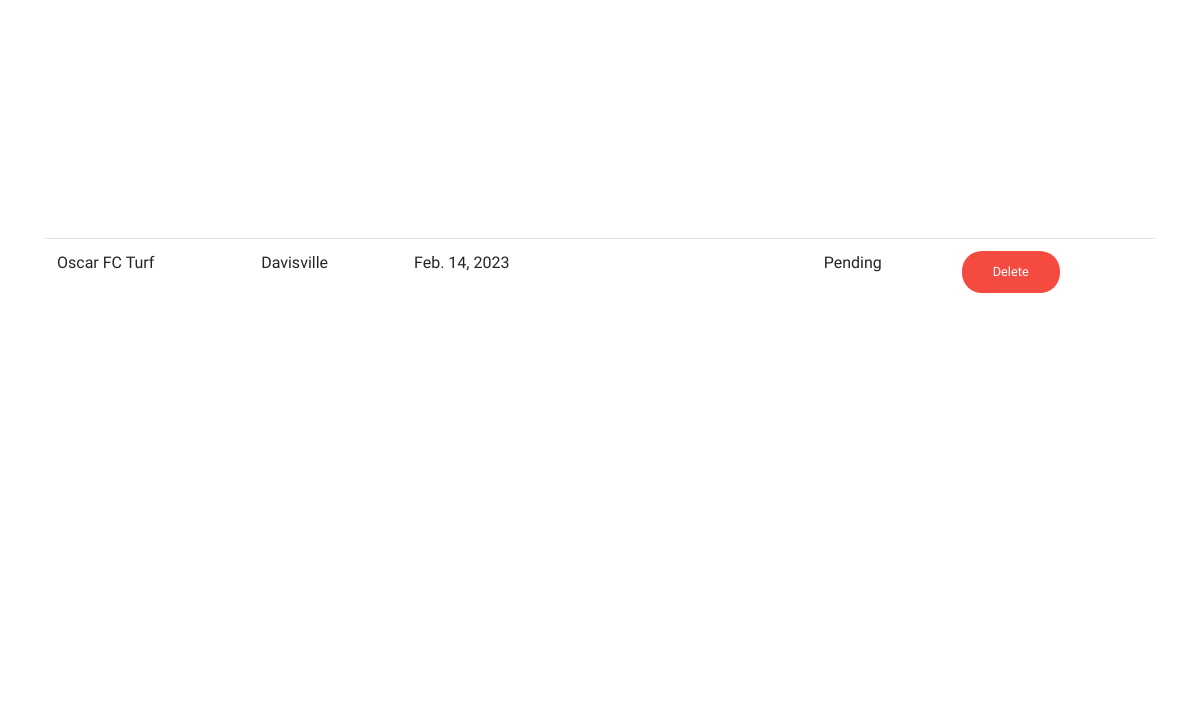
/user/bookings/ (signed in, lower part), run on an earlier commit of the app's database.
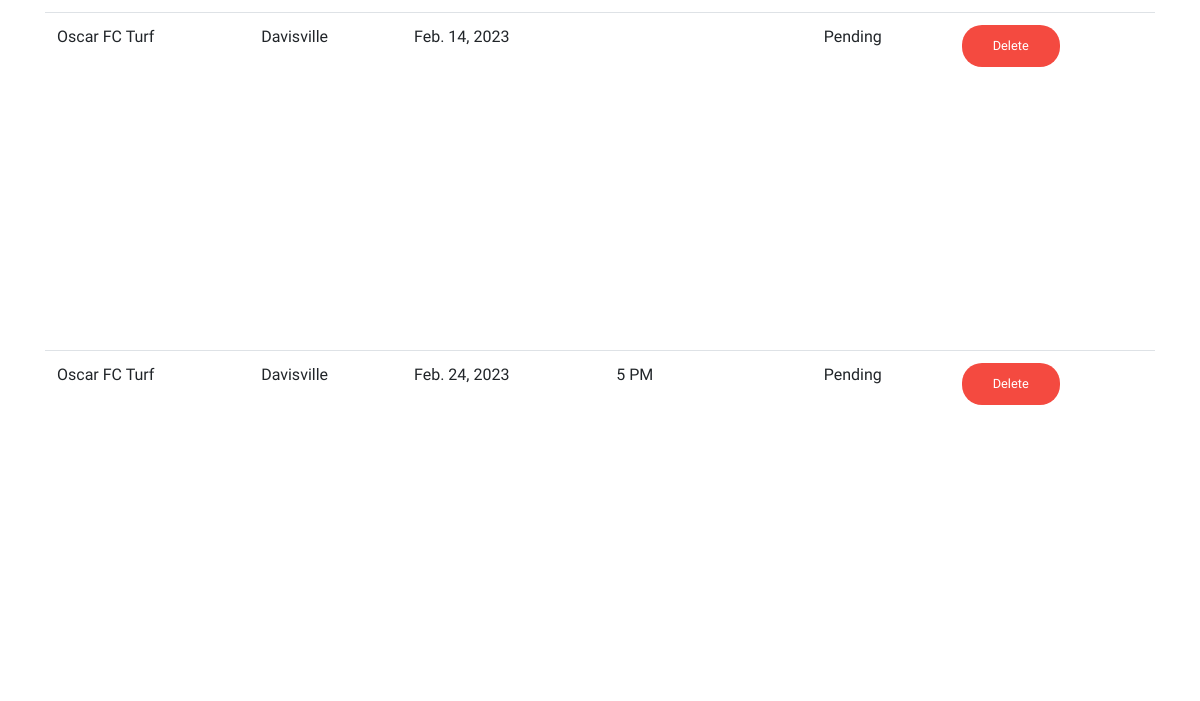
And on a later commit of the database.
### userApp/models.py (models this page shows)
class Bookingdb(models.Model):
    userid = models.ForeignKey(User, on_delete=CASCADE)
    turfid = models.ForeignKey(Turfdb, on_delete=CASCADE)
    date = models.DateField()
    time = models.CharField(max_length=100,choices=TIME_CHOICES)
    time_booked = models.DateTimeField(default=datetime.now)
    status = models.CharField(max_length=100,choices= STATUS_CHOICES, default='Pending')

### adminApp/models.py (models this page shows)
class Turfdb(models.Model):
    name = models.CharField(max_length=100)
    description = models.TextField()
    image =  models.ImageField(upload_to='turf')
    price = models.IntegerField()
    location = models.CharField(max_length=100)
    categoryid = models.ForeignKey(Categorydb, on_delete=CASCADE)
    managerid = models.ForeignKey(Managerdb, on_delete=CASCADE)

### userApp/views.py (the view)
# urls.py: path('bookings/', views.bookings_view, name='bookings'),
def bookings_view(request):
    if 'userid' in request.session:
        userid = request.session.get('userid')
        user = User.objects.get(id=userid)
        data = Bookingdb.objects.filter(userid=user)
        return render (request, 'bookings.html', {'data': data})
    else:
        return render (request, 'login.html')

### userApp/templates/bookings.html (shortened to what this page needs)
{% extends 'base.html' %}
{% load static %}
{% block content %}
<div class="whole-wrap">
    {% if data is not None %}
    <div class="container" id="signup-container">
        <div class="table-responsive">
            <table class="table" id="bookings-table">
                <tbody>
                    {% for i in data%}
                    <tr id="bookings-list">
                        <td>{{i.turfid.name}}</td>
                        <td>{{i.turfid.location}}</td>
                        <td>{{i.date}}</td>
                        <td>{{i.time}}</td>
                        <td>{{i.status}}</td>
                        <td><a href="{% url 'delete-booking' id=i.id %}"><button
                                    class="genric-btn danger circle">Delete</button></a></td>
                    </tr>
                    {% endfor %}
                </tbody>
            </table>
        </div>
    </div>
    {% else %}
    <div>
        <p>No bookings have been made</p>
    </div>
    {% endif %}
</div>
{% endblock %}

### userApp/templates/base.html (shortened to what this page needs)
{% load static %}
<!doctype html>
<html class="no-js" lang="zxx">
    <head>
        <link rel="stylesheet" href="{% static 'user/css/bootstrap.min.css' %}">
        <link rel="stylesheet"
            href="{% static 'user/css/owl.carousel.min.css' %}">
        <link rel="stylesheet"
            href="{% static 'user/css/magnific-popup.css' %}">
        <link rel="stylesheet"
            href="{% static 'user/css/font-awesome.min.css' %}">
        <link rel="stylesheet" href="{% static 'user/css/themify-icons.css' %}">
        <link rel="stylesheet" href="{% static 'user/css/nice-select.css' %}">
        <link rel="stylesheet" href="{% static 'user/css/flaticon.css' %}">
        <link rel="stylesheet" href="{% static 'user/css/gijgo.css' %}">
        <link rel="stylesheet" href="{% static 'user/css/animate.css' %}">
        <link rel="stylesheet" href="{% static 'user/css/slicknav.css' %}">
        <link rel="stylesheet" href="{% static 'user/css/style.css' %}">
    </head>
    <body>
        {% block content %}
        {% endblock %}
    </body>
</html>

### userApp/static/user/css/style.css (style rules this page uses)
body { font-family:'Raleway', sans-serif;font-weight:normal;font-style:normal }
a,.button { -webkit-transition:.3s;-moz-transition:.3s;-o-transition:.3s;transition:.3s }
a,button { color:#1F1F1F;outline:medium none }
*::placeholder { color:#cccccc;font-size:14px;opacity:1 }
.genric-btn { display:inline-block;outline:none;line-height:40px;padding:0 30px;font-size:.8em;text-align:center;text-decoration:none;font-weight:500;cursor:pointer;-webkit-transition:all 0.3s ease 0s;-moz-transition:all 0.3s ease 0s;-o-transition:all 0.3s ease 0s;transition:all 0.3s ease 0s }
.genric-btn.circle { border-radius:20px }
.genric-btn.danger { color:#fff;background:#f44a40;border:1px solid transparent }
#signup-container { padding-top: 50px; }
#bookings-table { width: 1110px; height: 1400px; }
#bookings-list { height:50px; }

What changed in the data, as far as the page shows it:
added Bookingdb: turfid.name "Oscar FC Turf", turfid.location "Davisville", date "Feb. 24, 2023", time "5 PM", status "Pending"
